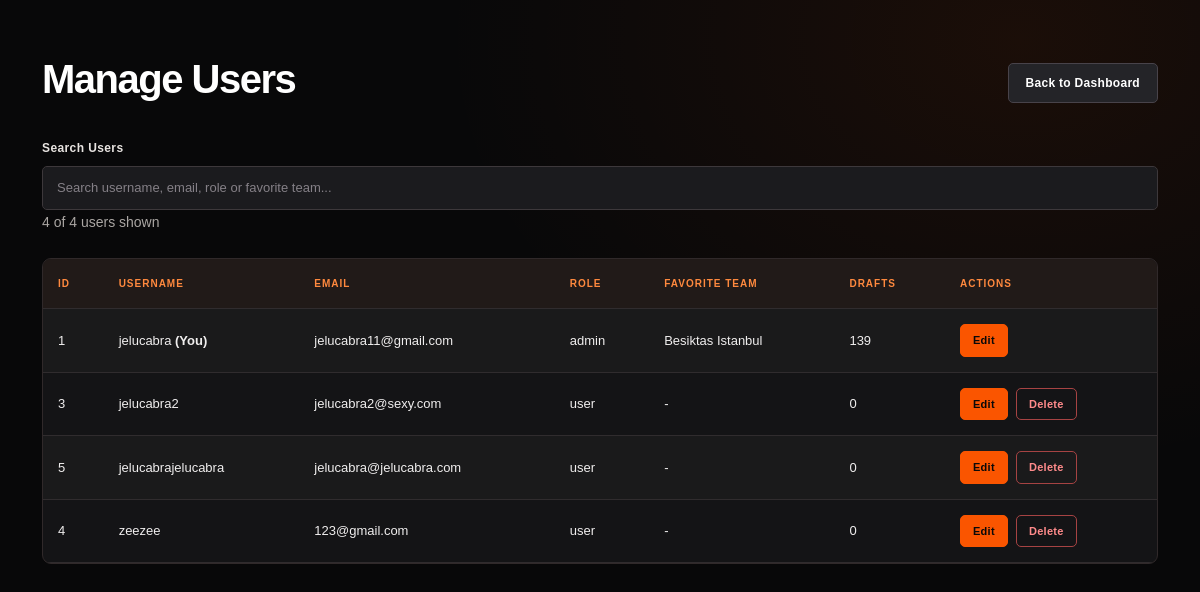
The app's page /admin/users (signed in) with its own data.
### app.py (models this page shows)
class User(UserMixin, db.Model):
    id = db.Column(db.Integer, primary_key=True)
    username = db.Column(
        db.String(50),
        unique=True,
        nullable=False
    )
    email = db.Column(
        db.String(120),
        unique=True,
        nullable=False
    )
    password_hash = db.Column(
        db.String(255),
        nullable=False
    )
    role = db.Column(
        db.String(20),
        nullable=False,
        default="user"
    )
    favorite_team_id = db.Column(
    db.Integer,
    db.ForeignKey("team.id"),
    nullable=True
)
    favorite_team = db.relationship(
        "Team",
        foreign_keys=[favorite_team_id]
    )

class Team(db.Model):
    id = db.Column(db.Integer, primary_key=True)
    name = db.Column(db.String(100), unique=True, nullable=False)
    country = db.Column(db.String(100))
    record = db.Column(db.String(20))
    image_url = db.Column(db.String(500))
    biography = db.Column(db.Text, nullable=True)
    players = db.relationship("Player", backref="team", lazy=True)
    pictures = db.relationship("TeamPicture", backref="team", lazy=True)

### app.py (the view)
@app.route("/admin/users")
@admin_required
def admin_users():
    users = User.query.order_by(User.username).all()
    return render_template(
        "admin_users.html",
        users=users,
        csrf_token=admin_user_csrf_token()
    )

### app.py (called while the page is built)
@login_manager.user_loader
def load_user(user_id):
    return db.session.get(User, int(user_id))

def admin_required(f):
    @wraps(f)
    @login_required
    def decorated_function(*args, **kwargs):
        if current_user.role != "admin":
            abort(403)
        return f(*args, **kwargs)
    return decorated_function

@app.context_processor
def inject_admin_form_token():
    return {"admin_form_token": admin_form_token}

def admin_user_csrf_token():
    if "admin_user_csrf" not in session:
        session["admin_user_csrf"] = secrets.token_urlsafe(32)
    return session["admin_user_csrf"]

### templates/admin_users.html (shortened to what this page needs)
<!DOCTYPE html>
<html lang="en">
<head>
    <link href="https://cdn.jsdelivr.net/npm/bootstrap@5.3.3/dist/css/bootstrap.min.css"
          rel="stylesheet">
    <link rel="stylesheet"
      href="{{ url_for('static', filename='css/admin.css') }}">
      <link rel="stylesheet"
      href="{{ url_for('static', filename='css/admin.css') }}">
</head>
<body class="admin-page">
        <main class="container py-5">
        <div class="d-flex justify-content-between align-items-center mb-4">
            <h1>Manage Users</h1>
            <a href="{{ url_for('admin_dashboard') }}"
               class="btn btn-secondary">Back to Dashboard</a>
        </div>
        <div class="mb-4">
            <label for="userSearch" class="form-label">Search Users</label>
            <input type="text" id="userSearch"
                   class="form-control"
                   placeholder="Search username, email, role or favorite team..."
                   autocomplete="off">
            <small id="userCount" class="text-muted"></small>
        </div>
        <div class="table-responsive">
            <table class="table table-striped table-hover align-middle">
                <thead>
                    <tr>
                        <th>ID</th>
                        <th>Username</th>
                        <th>Email</th>
                        <th>Role</th>
                        <th>Favorite Team</th>
                        <th>Drafts</th>
                        <th>Actions</th>
                    </tr>
                </thead>
                <tbody id="adminUsersTable">
                    {% for user in users %}
                    <tr>
                        <td>{{ user.id }}</td>
                        <td>
                            {{ user.username }}
                            {% if user.id == current_user.id %}
                                <strong>(You)</strong>
                            {% endif %}
                        </td>
                        <td>{{ user.email }}</td>
                        <td>{{ user.role }}</td>
                        <td>
                            {{ user.favorite_team.name if user.favorite_team else '-' }}
                        </td>
                        <td>{{ user.draft_runs|length }}</td>
                        <td>
                            <div class="d-flex gap-2">
                                <a href="{{ url_for('admin_edit_user', user_id=user.id) }}"
                                   class="btn btn-sm btn-primary">
                                    Edit
                                </a>
                                {% if user.id != current_user.id %}
                                <form method="POST"
                                      action="{{ url_for('admin_delete_user', user_id=user.id) }}"
                                      onsubmit="return confirm('Permanently delete this account and its saved Draft data?');">
                                    <button type="submit"
                                            class="btn btn-sm btn-danger">
                                        Delete
                                    </button>
                                </form>
                                {% endif %}
                            </div>
                        </td>
                    </tr>
                    {% endfor %}
                </tbody>
            </table>
        </div>
    </main>
</body>
</html>

### static/css/admin.css (style rules this page uses)
.admin-page { --admin-orange: #fa5500; --admin-orange-light: #ff893e; --admin-black: #080809; --admin-surface: #141416; --admin-border: #30292a; --admin-text: #f7f5f2; --admin-muted: #aaa6a3; min-height: 100vh; margin: 0; background: radial-gradient(ellipse at 85% 5%, rgba(250,85,0,.08), transparent 40%), #080809; color: var(--admin-text); font-family: Arial, Helvetica, sans-serif; }
.admin-page main.container:not(.admin-main) { padding-top: 55px !important; padding-bottom: 90px !important; }
.admin-page main h1 { color: #fff; font-weight: 900; letter-spacing: -1.5px; }
.admin-page .text-muted, .admin-page small { color: var(--admin-muted) !important; }
.admin-page .btn { border-radius: 5px; padding: 10px 17px; font-size: 12px; font-weight: 800; letter-spacing: .3px; transition: .2s ease; }
.admin-page .btn-primary, .admin-page .btn-success { background: var(--admin-orange); border-color: var(--admin-orange); color: #090909; }
.admin-page .btn-secondary { background: #242428; border-color: #48434a; color: #fff; }
.admin-page .btn-danger { background: transparent; border-color: #a64343; color: #ff8b8b; }
.admin-page .table-responsive { overflow-x: auto; border: 1px solid var(--admin-border); border-radius: 9px; background: #141416; }
.admin-page .table { --bs-table-bg: transparent; --bs-table-color: #f0eeee; --bs-table-border-color: #302c2e; --bs-table-striped-bg: rgba(255,255,255,.025); --bs-table-striped-color: #f0eeee; --bs-table-hover-bg: rgba(250,85,0,.08); --bs-table-hover-color: #fff; margin-bottom: 0; color: #f0eeee; font-size: 13px; }
.admin-page .table thead th { padding: 17px 15px; background: #211a18; color: var(--admin-orange-light); font-size: 10px; font-weight: 900; letter-spacing: 1px; text-transform: uppercase; white-space: nowrap; }
.admin-page .table tbody td { padding: 15px; vertical-align: middle; }
.admin-page .table tbody tr { transition: background .2s ease; }
.admin-page .table .btn { padding: 7px 12px; font-size: 11px; }
.admin-page .form-label { margin-bottom: 9px; color: #e8e4e1; font-size: 12px; font-weight: 800; letter-spacing: .4px; }
.admin-page .form-control, .admin-page .form-select { min-height: 44px; padding: 10px 14px; border: 1px solid #3d383b; border-radius: 5px; background-color: #1b1b1e; color: #fff; font-size: 13px; }
.admin-page .form-control::placeholder { color: #858087; }

### records on screen
User: id "1", username "jelucabra", shows "(You)", email "jelucabra11@gmail.com", role "admin", favorite_team "Besiktas Istanbul", draft_runs|length "139"
User: id "3", username "jelucabra2", email "jelucabra2@sexy.com", role "user", favorite_team "-", draft_runs|length "0"
User: id "5", username "jelucabrajelucabra", email "jelucabra@jelucabra.com", role "user", favorite_team "-", draft_runs|length "0"
User: id "4", username "zeezee", email "123@gmail.com", role "user", favorite_team "-", draft_runs|length "0"
